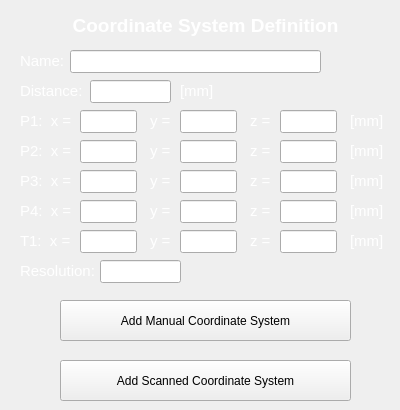
      <widget class="QWidget" name="tab">
       <attribute name="title">
        <string>Definition</string>
       </attribute>
       <widget class="QLabel" name="label_34">
        <property name="geometry">
         <rect>
          <x>350</x>
          <y>200</y>
          <width>41</width>
          <height>21</height>
         </rect>
        </property>
        <property name="font">
         <font>
          <pointsize>11</pointsize>
         </font>
        </property>
        <property name="styleSheet">
         <string notr="true">color: rgb(255, 255, 255);</string>
        </property>
        <property name="text">
         <string>[mm]</string>
        </property>
        <property name="alignment">
         <set>Qt::AlignLeading|Qt::AlignLeft|Qt::AlignVCenter</set>
        </property>
       </widget>
       <widget class="QLabel" name="label_10">
        <property name="geometry">
         <rect>
          <x>150</x>
          <y>110</y>
          <width>31</width>
          <height>21</height>
         </rect>
        </property>
        <property name="font">
         <font>
          <pointsize>11</pointsize>
         </font>
        </property>
        <property name="styleSheet">
         <string notr="true">color: rgb(255, 255, 255);</string>
        </property>
        <property name="text">
         <string>y =</string>
        </property>
        <property name="alignment">
         <set>Qt::AlignLeading|Qt::AlignLeft|Qt::AlignVCenter</set>
        </property>
       </widget>
       <widget class="QLineEdit" name="p2_y">
        <property name="geometry">
         <rect>
          <x>180</x>
          <y>140</y>
          <width>57</width>
          <height>23</height>
         </rect>
        </property>
        <property name="styleSheet">
         <string notr="true">color: rgb(255, 255, 255);</string>
        </property>
        <property name="text">
         <string>-285</string>
        </property>
        <property name="alignment">
         <set>Qt::AlignRight|Qt::AlignTrailing|Qt::AlignVCenter</set>
        </property>
        <property name="placeholderText">
         <string>0.0</string>
        </property>
       </widget>
       <widget class="QLabel" name="label">
        <property name="geometry">
         <rect>
          <x>70</x>
          <y>10</y>
          <width>271</width>
          <height>31</height>
         </rect>
        </property>
        <property name="font">
         <font>
          <pointsize>14</pointsize>
          <weight>75</weight>
          <bold>true</bold>
         </font>
        </property>
        <property name="styleSheet">
         <string notr="true">color: rgb(255, 255, 255);</string>
        </property>
        <property name="text">
         <string>Coordinate System Definition</string>
        </property>
        <property name="alignment">
         <set>Qt::AlignCenter</set>
        </property>
       </widget>
       <widget class="QLabel" name="label_7">
        <property name="geometry">
         <rect>
          <x>20</x>
          <y>260</y>
          <width>81</width>
          <height>21</height>
         </rect>
        </property>
        <property name="font">
         <font>
          <pointsize>11</pointsize>
         </font>
        </property>
        <property name="styleSheet">
         <string notr="true">color: rgb(255, 255, 255);</string>
        </property>
        <property name="text">
         <string>Resolution:</string>
        </property>
        <property name="alignment">
         <set>Qt::AlignLeading|Qt::AlignLeft|Qt::AlignVCenter</set>
        </property>
       </widget>
       <widget class="QLineEdit" name="p3_z">
        <property name="geometry">
         <rect>
          <x>280</x>
          <y>170</y>
          <width>57</width>
          <height>23</height>
         </rect>
        </property>
        <property name="styleSheet">
         <string notr="true">color: rgb(255, 255, 255);</string>
        </property>
        <property name="text">
         <string>0.0</string>
        </property>
        <property name="alignment">
         <set>Qt::AlignRight|Qt::AlignTrailing|Qt::AlignVCenter</set>
        </property>
        <property name="placeholderText">
         <string>0.0</string>
        </property>
       </widget>
       <widget class="QLabel" name="label_6">
        <property name="geometry">
         <rect>
          <x>20</x>
          <y>230</y>
          <width>51</width>
          <height>21</height>
         </rect>
        </property>
        <property name="font">
         <font>
          <pointsize>11</pointsize>
         </font>
        </property>
        <property name="styleSheet">
         <string notr="true">color: rgb(255, 255, 255);</string>
        </property>
        <property name="text">
         <string>T1:  x = </string>
        </property>
        <property name="alignment">
         <set>Qt::AlignLeading|Qt::AlignLeft|Qt::AlignVCenter</set>
        </property>
       </widget>
       <widget class="QLabel" name="label_15">
        <property name="geometry">
         <rect>
          <x>250</x>
          <y>140</y>
          <width>21</width>
          <height>21</height>
         </rect>
        </property>
        <property name="font">
         <font>
          <pointsize>11</pointsize>
         </font>
        </property>
        <property name="styleSheet">
         <string notr="true">color: rgb(255, 255, 255);</string>
        </property>
        <property name="text">
         <string>z =</string>
        </property>
        <property name="alignment">
         <set>Qt::AlignLeading|Qt::AlignLeft|Qt::AlignVCenter</set>
        </property>
       </widget>
       <widget class="QLineEdit" name="cs_name">
        <property name="geometry">
         <rect>
          <x>70</x>
          <y>50</y>
          <width>251</width>
          <height>23</height>
         </rect>
        </property>
        <property name="styleSheet">
         <string notr="true">color: rgb(255, 255, 255);</string>
        </property>
        <property name="text">
         <string>MY_CS_1</string>
        </property>
        <property name="alignment">
         <set>Qt::AlignLeading|Qt::AlignLeft|Qt::AlignVCenter</set>
        </property>
        <property name="placeholderText">
         <string>MyCoordinateSystemExample</string>
        </property>
       </widget>
       <widget class="QLabel" name="label_9">
        <property name="geometry">
         <rect>
          <x>20</x>
          <y>80</y>
          <width>71</width>
          <height>21</height>
         </rect>
        </property>
        <property name="font">
         <font>
          <pointsize>11</pointsize>
         </font>
        </property>
        <property name="styleSheet">
         <string notr="true">color: rgb(255, 255, 255);</string>
        </property>
        <property name="text">
         <string>Distance:</string>
        </property>
        <property name="alignment">
         <set>Qt::AlignLeading|Qt::AlignLeft|Qt::AlignVCenter</set>
        </property>
       </widget>
       <widget class="QLineEdit" name="cs_res">
        <property name="geometry">
         <rect>
          <x>100</x>
          <y>260</y>
          <width>81</width>
          <height>23</height>
         </rect>
        </property>
        <property name="styleSheet">
         <string notr="true">color: rgb(255, 255, 255);</string>
        </property>
        <property name="text">
         <string>1000</string>
        </property>
        <property name="alignment">
         <set>Qt::AlignRight|Qt::AlignTrailing|Qt::AlignVCenter</set>
        </property>
        <property name="placeholderText">
         <string>0</string>
        </property>
       </widget>
       <widget class="QLabel" name="label_20">
        <property name="geometry">
         <rect>
          <x>180</x>
          <y>80</y>
          <width>41</width>
          <height>21</height>
         </rect>
        </property>
        <property name="font">
         <font>
          <pointsize>11</pointsize>
         </font>
        </property>
        <property name="styleSheet">
         <string notr="true">color: rgb(255, 255, 255);</string>
        </property>
        <property name="text">
         <string>[mm]</string>
        </property>
        <property name="alignment">
         <set>Qt::AlignLeading|Qt::AlignLeft|Qt::AlignVCenter</set>
        </property>
       </widget>
       <widget class="QLabel" name="label_11">
        <property name="geometry">
         <rect>
          <x>150</x>
          <y>140</y>
          <width>21</width>
          <height>21</height>
         </rect>
        </property>
        <property name="font">
         <font>
          <pointsize>11</pointsize>
         </font>
        </property>
        <property name="styleSheet">
         <string notr="true">color: rgb(255, 255, 255);</string>
        </property>
        <property name="text">
         <string>y =</string>
        </property>
        <property name="alignment">
         <set>Qt::AlignLeading|Qt::AlignLeft|Qt::AlignVCenter</set>
        </property>
       </widget>
       <widget class="QLineEdit" name="t1_y">
        <property name="geometry">
         <rect>
          <x>180</x>
          <y>230</y>
          <width>57</width>
          <height>23</height>
         </rect>
        </property>
        <property name="styleSheet">
         <string notr="true">color: rgb(255, 255, 255);</string>
        </property>
        <property name="text">
         <string>0.0</string>
        </property>
        <property name="alignment">
         <set>Qt::AlignRight|Qt::AlignTrailing|Qt::AlignVCenter</set>
        </property>
        <property name="placeholderText">
         <string>0.0</string>
        </property>
       </widget>
       <widget class="QLineEdit" name="p3_x">
        <property name="geometry">
         <rect>
          <x>80</x>
          <y>170</y>
          <width>57</width>
          <height>23</height>
         </rect>
        </property>
        <property name="styleSheet">
         <string notr="true">color: rgb(255, 255, 255);</string>
        </property>
        <property name="text">
         <string>525</string>
        </property>
        <property name="alignment">
         <set>Qt::AlignRight|Qt::AlignTrailing|Qt::AlignVCenter</set>
        </property>
        <property name="placeholderText">
         <string>0.0</string>
        </property>
       </widget>
       <widget class="QLineEdit" name="p4_x">
        <property name="geometry">
         <rect>
          <x>80</x>
          <y>200</y>
          <width>57</width>
          <height>23</height>
         </rect>
        </property>
        <property name="styleSheet">
         <string notr="true">color: rgb(255, 255, 255);</string>
        </property>
        <property name="text">
         <string>-20</string>
        </property>
        <property name="alignment">
         <set>Qt::AlignRight|Qt::AlignTrailing|Qt::AlignVCenter</set>
        </property>
        <property name="placeholderText">
         <string>0.0</string>
        </property>
       </widget>
       <widget class="QLabel" name="label_12">
        <property name="geometry">
         <rect>
          <x>150</x>
          <y>170</y>
          <width>21</width>
          <height>21</height>
         </rect>
        </property>
        <property name="font">
         <font>
          <pointsize>11</pointsize>
         </font>
        </property>
        <property name="styleSheet">
         <string notr="true">color: rgb(255, 255, 255);</string>
        </property>
        <property name="text">
         <string>y =</string>
        </property>
        <property name="alignment">
         <set>Qt::AlignLeading|Qt::AlignLeft|Qt::AlignVCenter</set>
        </property>
       </widget>
       <widget class="QLineEdit" name="p1_z">
        <property name="geometry">
         <rect>
          <x>280</x>
          <y>110</y>
          <width>57</width>
          <height>23</height>
         </rect>
        </property>
        <property name="styleSheet">
         <string notr="true">color: rgb(255, 255, 255);</string>
        </property>
        <property name="text">
         <string>0.0</string>
        </property>
        <property name="alignment">
         <set>Qt::AlignRight|Qt::AlignTrailing|Qt::AlignVCenter</set>
        </property>
        <property name="placeholderText">
         <string>0.0</string>
        </property>
       </widget>
       <widget class="QLabel" name="label_31">
        <property name="geometry">
         <rect>
          <x>350</x>
          <y>110</y>
          <width>41</width>
          <height>21</height>
         </rect>
        </property>
        <property name="font">
         <font>
          <pointsize>11</pointsize>
         </font>
        </property>
        <property name="styleSheet">
         <string notr="true">color: rgb(255, 255, 255);</string>
        </property>
        <property name="text">
         <string>[mm]</string>
        </property>
        <property name="alignment">
         <set>Qt::AlignLeading|Qt::AlignLeft|Qt::AlignVCenter</set>
        </property>
       </widget>
       <widget class="QLineEdit" name="p2_z">
        <property name="geometry">
         <rect>
          <x>280</x>
          <y>140</y>
          <width>57</width>
          <height>23</height>
         </rect>
        </property>
        <property name="styleSheet">
         <string notr="true">color: rgb(255, 255, 255);</string>
        </property>
        <property name="text">
         <string>0.0</string>
        </property>
        <property name="alignment">
         <set>Qt::AlignRight|Qt::AlignTrailing|Qt::AlignVCenter</set>
        </property>
        <property name="placeholderText">
         <string>0.0</string>
        </property>
       </widget>
       <widget class="QLabel" name="label_18">
        <property name="geometry">
         <rect>
          <x>250</x>
          <y>170</y>
          <width>21</width>
          <height>21</height>
         </rect>
        </property>
        <property name="font">
         <font>
          <pointsize>11</pointsize>
         </font>
        </property>
        <property name="styleSheet">
         <string notr="true">color: rgb(255, 255, 255);</string>
        </property>
        <property name="text">
         <string>z =</string>
        </property>
        <property name="alignment">
         <set>Qt::AlignLeading|Qt::AlignLeft|Qt::AlignVCenter</set>
        </property>
       </widget>
       <widget class="QLabel" name="label_4">
        <property name="geometry">
         <rect>
          <x>20</x>
          <y>170</y>
          <width>51</width>
          <height>21</height>
         </rect>
        </property>
        <property name="font">
         <font>
          <pointsize>11</pointsize>
         </font>
        </property>
        <property name="styleSheet">
         <string notr="true">color: rgb(255, 255, 255);</string>
        </property>
        <property name="text">
         <string>P3:  x =</string>
        </property>
        <property name="alignment">
         <set>Qt::AlignLeading|Qt::AlignLeft|Qt::AlignVCenter</set>
        </property>
       </widget>
       <widget class="QLabel" name="label_13">
        <property name="geometry">
         <rect>
          <x>150</x>
          <y>200</y>
          <width>21</width>
          <height>21</height>
         </rect>
        </property>
        <property name="font">
         <font>
          <pointsize>11</pointsize>
         </font>
        </property>
        <property name="styleSheet">
         <string notr="true">color: rgb(255, 255, 255);</string>
        </property>
        <property name="text">
         <string>y =</string>
        </property>
        <property name="alignment">
         <set>Qt::AlignLeading|Qt::AlignLeft|Qt::AlignVCenter</set>
        </property>
       </widget>
       <widget class="QLabel" name="label_17">
        <property name="geometry">
         <rect>
          <x>250</x>
          <y>200</y>
          <width>21</width>
          <height>21</height>
         </rect>
        </property>
        <property name="font">
         <font>
          <pointsize>11</pointsize>
         </font>
        </property>
        <property name="styleSheet">
         <string notr="true">color: rgb(255, 255, 255);</string>
        </property>
        <property name="text">
         <string>z =</string>
        </property>
        <property name="alignment">
         <set>Qt::AlignLeading|Qt::AlignLeft|Qt::AlignVCenter</set>
        </property>
       </widget>
       <widget class="QLineEdit" name="p1_y">
        <property name="geometry">
         <rect>
          <x>180</x>
          <y>110</y>
          <width>57</width>
          <height>23</height>
         </rect>
        </property>
        <property name="styleSheet">
         <string notr="true">color: rgb(255, 255, 255);</string>
        </property>
        <property name="text">
         <string>-285</string>
        </property>
        <property name="alignment">
         <set>Qt::AlignRight|Qt::AlignTrailing|Qt::AlignVCenter</set>
        </property>
        <property name="placeholderText">
         <string>0.0</string>
        </property>
       </widget>
       <widget class="QLabel" name="label_32">
        <property name="geometry">
         <rect>
          <x>350</x>
          <y>140</y>
          <width>41</width>
          <height>21</height>
         </rect>
        </property>
        <property name="font">
         <font>
          <pointsize>11</pointsize>
         </font>
        </property>
        <property name="styleSheet">
         <string notr="true">color: rgb(255, 255, 255);</string>
        </property>
        <property name="text">
         <string>[mm]</string>
        </property>
        <property name="alignment">
         <set>Qt::AlignLeading|Qt::AlignLeft|Qt::AlignVCenter</set>
        </property>
       </widget>
       <widget class="QLineEdit" name="cs_dist">
        <property name="geometry">
         <rect>
          <x>90</x>
          <y>80</y>
          <width>81</width>
          <height>23</height>
         </rect>
        </property>
        <property name="styleSheet">
         <string notr="true">color: rgb(255, 255, 255);</string>
        </property>
        <property name="text">
         <string>1280</string>
        </property>
        <property name="alignment">
         <set>Qt::AlignRight|Qt::AlignTrailing|Qt::AlignVCenter</set>
        </property>
        <property name="placeholderText">
         <string>0</string>
        </property>
       </widget>
       <widget class="QLabel" name="label_3">
        <property name="geometry">
         <rect>
          <x>20</x>
          <y>140</y>
          <width>51</width>
          <height>21</height>
         </rect>
        </property>
        <property name="font">
         <font>
          <pointsize>11</pointsize>
         </font>
        </property>
        <property name="styleSheet">
         <string notr="true">color: rgb(255, 255, 255);</string>
        </property>
        <property name="text">
         <string>P2:  x =</string>
        </property>
        <property name="alignment">
         <set>Qt::AlignLeading|Qt::AlignLeft|Qt::AlignVCenter</set>
        </property>
       </widget>
       <widget class="QLineEdit" name="t1_z">
        <property name="geometry">
         <rect>
          <x>280</x>
          <y>230</y>
          <width>57</width>
          <height>23</height>
         </rect>
        </property>
        <property name="styleSheet">
         <string notr="true">color: rgb(255, 255, 255);</string>
        </property>
        <property name="text">
         <string>0.0</string>
        </property>
        <property name="alignment">
         <set>Qt::AlignRight|Qt::AlignTrailing|Qt::AlignVCenter</set>
        </property>
        <property name="placeholderText">
         <string>0.0</string>
        </property>
       </widget>
       <widget class="QLabel" name="label_19">
        <property name="geometry">
         <rect>
          <x>250</x>
          <y>230</y>
          <width>21</width>
          <height>21</height>
         </rect>
        </property>
        <property name="font">
         <font>
          <pointsize>11</pointsize>
         </font>
        </property>
        <property name="styleSheet">
         <string notr="true">color: rgb(255, 255, 255);</string>
        </property>
        <property name="text">
         <string>z =</string>
        </property>
        <property name="alignment">
         <set>Qt::AlignLeading|Qt::AlignLeft|Qt::AlignVCenter</set>
        </property>
       </widget>
       <widget class="QLineEdit" name="p1_x">
        <property name="geometry">
         <rect>
          <x>80</x>
          <y>110</y>
          <width>57</width>
          <height>23</height>
         </rect>
        </property>
        <property name="styleSheet">
         <string notr="true">color: rgb(255, 255, 255);</string>
        </property>
        <property name="inputMask">
         <string/>
        </property>
        <property name="text">
         <string>-20</string>
        </property>
        <property name="alignment">
         <set>Qt::AlignRight|Qt::AlignTrailing|Qt::AlignVCenter</set>
        </property>
        <property name="placeholderText">
         <string>0.0</string>
        </property>
       </widget>
       <widget class="QLabel" name="label_16">
        <property name="geometry">
         <rect>
          <x>250</x>
          <y>110</y>
          <width>21</width>
          <height>21</height>
         </rect>
        </property>
        <property name="font">
         <font>
          <pointsize>11</pointsize>
         </font>
        </property>
        <property name="styleSheet">
         <string notr="true">color: rgb(255, 255, 255);</string>
        </property>
        <property name="text">
         <string>z =</string>
        </property>
        <property name="alignment">
         <set>Qt::AlignLeading|Qt::AlignLeft|Qt::AlignVCenter</set>
        </property>
       </widget>
       <widget class="QLabel" name="label_2">
        <property name="geometry">
         <rect>
          <x>20</x>
          <y>110</y>
          <width>51</width>
          <height>21</height>
         </rect>
        </property>
        <property name="font">
         <font>
          <pointsize>11</pointsize>
         </font>
        </property>
        <property name="styleSheet">
         <string notr="true">color: rgb(255, 255, 255);</string>
        </property>
        <property name="text">
         <string>P1:  x =</string>
        </property>
        <property name="alignment">
         <set>Qt::AlignLeading|Qt::AlignLeft|Qt::AlignVCenter</set>
        </property>
       </widget>
       <widget class="QLabel" name="label_14">
        <property name="geometry">
         <rect>
          <x>150</x>
          <y>230</y>
          <width>21</width>
          <height>21</height>
         </rect>
        </property>
        <property name="font">
         <font>
          <pointsize>11</pointsize>
         </font>
        </property>
        <property name="styleSheet">
         <string notr="true">color: rgb(255, 255, 255);</string>
        </property>
        <property name="text">
         <string>y =</string>
        </property>
        <property name="alignment">
         <set>Qt::AlignLeading|Qt::AlignLeft|Qt::AlignVCenter</set>
        </property>
       </widget>
       <widget class="QLabel" name="label_33">
        <property name="geometry">
         <rect>
          <x>350</x>
          <y>170</y>
          <width>41</width>
          <height>21</height>
         </rect>
        </property>
        <property name="font">
         <font>
          <pointsize>11</pointsize>
         </font>
        </property>
        <property name="styleSheet">
         <string notr="true">color: rgb(255, 255, 255);</string>
        </property>
        <property name="text">
         <string>[mm]</string>
        </property>
        <property name="alignment">
         <set>Qt::AlignLeading|Qt::AlignLeft|Qt::AlignVCenter</set>
        </property>
       </widget>
       <widget class="QLabel" name="label_8">
        <property name="geometry">
         <rect>
          <x>20</x>
          <y>50</y>
          <width>51</width>
          <height>21</height>
         </rect>
        </property>
        <property name="font">
         <font>
          <pointsize>11</pointsize>
         </font>
        </property>
        <property name="styleSheet">
         <string notr="true">color: rgb(255, 255, 255);</string>
        </property>
        <property name="text">
         <string>Name:</string>
        </property>
        <property name="alignment">
         <set>Qt::AlignLeading|Qt::AlignLeft|Qt::AlignVCenter</set>
        </property>
       </widget>
       <widget class="QLineEdit" name="t1_x">
        <property name="geometry">
         <rect>
          <x>80</x>
          <y>230</y>
          <width>57</width>
          <height>23</height>
         </rect>
        </property>
        <property name="styleSheet">
         <string notr="true">color: rgb(255, 255, 255);</string>
        </property>
        <property name="text">
         <string>0.0</string>
        </property>
        <property name="alignment">
         <set>Qt::AlignRight|Qt::AlignTrailing|Qt::AlignVCenter</set>
        </property>
        <property name="placeholderText">
         <string>0.0</string>
        </property>
       </widget>
       <widget class="QLineEdit" name="p2_x">
        <property name="geometry">
         <rect>
          <x>80</x>
          <y>140</y>
          <width>57</width>
          <height>23</height>
         </rect>
        </property>
        <property name="styleSheet">
         <string notr="true">color: rgb(255, 255, 255);</string>
        </property>
        <property name="text">
         <string>525</string>
        </property>
        <property name="alignment">
         <set>Qt::AlignRight|Qt::AlignTrailing|Qt::AlignVCenter</set>
        </property>
        <property name="placeholderText">
         <string>0.0</string>
        </property>
       </widget>
       <widget class="QLineEdit" name="p3_y">
        <property name="geometry">
         <rect>
          <x>180</x>
          <y>170</y>
          <width>57</width>
          <height>23</height>
         </rect>
        </property>
        <property name="styleSheet">
         <string notr="true">color: rgb(255, 255, 255);</string>
        </property>
        <property name="text">
         <string>100</string>
        </property>
        <property name="alignment">
         <set>Qt::AlignRight|Qt::AlignTrailing|Qt::AlignVCenter</set>
        </property>
        <property name="placeholderText">
         <string>0.0</string>
        </property>
       </widget>
       <widget class="QLabel" name="label_35">
        <property name="geometry">
         <rect>
          <x>350</x>
          <y>230</y>
          <width>41</width>
          <height>21</height>
         </rect>
        </property>
        <property name="font">
         <font>
          <pointsize>11</pointsize>
         </font>
        </property>
        <property name="styleSheet">
         <string notr="true">color: rgb(255, 255, 255);</string>
        </property>
        <property name="text">
         <string>[mm]</string>
        </property>
        <property name="alignment">
         <set>Qt::AlignLeading|Qt::AlignLeft|Qt::AlignVCenter</set>
        </property>
       </widget>
       <widget class="QLineEdit" name="p4_y">
        <property name="geometry">
         <rect>
          <x>180</x>
          <y>200</y>
          <width>57</width>
          <height>23</height>
         </rect>
        </property>
        <property name="styleSheet">
         <string notr="true">color: rgb(255, 255, 255);</string>
        </property>
        <property name="text">
         <string>100</string>
        </property>
        <property name="alignment">
         <set>Qt::AlignRight|Qt::AlignTrailing|Qt::AlignVCenter</set>
        </property>
        <property name="placeholderText">
         <string>0.0</string>
        </property>
       </widget>
       <widget class="QPushButton" name="cs_add_button">
        <property name="geometry">
         <rect>
          <x>60</x>
          <y>300</y>
          <width>291</width>
          <height>41</height>
         </rect>
        </property>
        <property name="cursor">
         <cursorShape>PointingHandCursor</cursorShape>
        </property>
        <property name="styleSheet">
         <string notr="true">border-style: native;
background-color: native;
-qt-style-features: background-color;</string>
        </property>
        <property name="text">
         <string>Add Manual Coordinate System</string>
        </property>
       </widget>
       <widget class="QLineEdit" name="p4_z">
        <property name="geometry">
         <rect>
          <x>280</x>
          <y>200</y>
          <width>57</width>
          <height>23</height>
         </rect>
        </property>
        <property name="styleSheet">
         <string notr="true">color: rgb(255, 255, 255);</string>
        </property>
        <property name="text">
         <string>0.0</string>
        </property>
        <property name="alignment">
         <set>Qt::AlignRight|Qt::AlignTrailing|Qt::AlignVCenter</set>
        </property>
        <property name="placeholderText">
         <string>0.0</string>
        </property>
       </widget>
       <widget class="QLabel" name="label_5">
        <property name="geometry">
         <rect>
          <x>20</x>
          <y>200</y>
          <width>51</width>
          <height>21</height>
         </rect>
        </property>
        <property name="font">
         <font>
          <pointsize>11</pointsize>
         </font>
        </property>
        <property name="styleSheet">
         <string notr="true">color: rgb(255, 255, 255);</string>
        </property>
        <property name="text">
         <string>P4:  x = </string>
        </property>
        <property name="alignment">
         <set>Qt::AlignLeading|Qt::AlignLeft|Qt::AlignVCenter</set>
        </property>
       </widget>
       <widget class="QPushButton" name="cs_scan_button">
        <property name="geometry">
         <rect>
          <x>60</x>
          <y>360</y>
          <width>291</width>
          <height>41</height>
         </rect>
        </property>
        <property name="cursor">
         <cursorShape>PointingHandCursor</cursorShape>
        </property>
        <property name="styleSheet">
         <string notr="true">border-style: native;
background-color: native;
-qt-style-features: background-color;</string>
        </property>
        <property name="text">
         <string>Add Scanned Coordinate System</string>
        </property>
       </widget>
      </widget>
